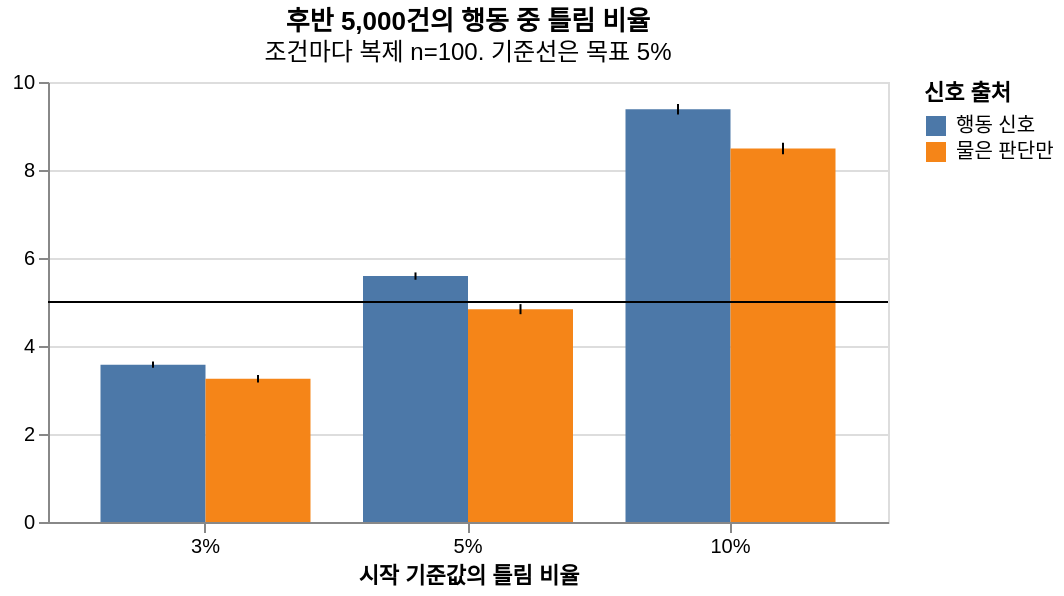

Specify this chart in Vega-Lite:
### Vega-Lite specification from a JSON file in a GitHub repository (floating-point values rounded to 4 significant figures)
{"$schema": "https://vega.github.io/schema/vega-lite/v5.json", "title": {"text": "후반 5,000건의 행동 중 틀림 비율", "subtitle": "조건마다 복제 n=100. 기준선은 목표 5%"}, "width": 420, "height": 220, "layer": [{"data": {"values": [{"condition": "3%", "signal": "행동 신호", "rate": 3.575, "low": 3.505, "high": 3.646}, {"condition": "5%", "signal": "행동 신호", "rate": 5.589, "low": 5.506, "high": 5.672}, {"condition": "10%", "signal": "행동 신호", "rate": 9.381, "low": 9.264, "high": 9.498}, {"condition": "3%", "signal": "물은 판단만", "rate": 3.257, "low": 3.173, "high": 3.341}, {"condition": "5%", "signal": "물은 판단만", "rate": 4.838, "low": 4.723, "high": 4.952}, {"condition": "10%", "signal": "물은 판단만", "rate": 8.49, "low": 8.358, "high": 8.622}]}, "mark": "bar", "encoding": {"x": {"field": "condition", "type": "nominal", "title": "시작 기준값의 틀림 비율", "sort": ["3%", "5%", "10%"], "axis": {"labelAngle": 0}}, "xOffset": {"field": "signal", "sort": ["행동 신호", "물은 판단만"]}, "y": {"field": "rate", "type": "quantitative", "title": "틀림 비율(%)", "scale": {"zero": true}}, "color": {"field": "signal", "type": "nominal", "title": "신호 출처", "sort": ["행동 신호", "물은 판단만"]}}}, {"data": {"values": [{"condition": "3%", "signal": "행동 신호", "rate": 3.575, "low": 3.505, "high": 3.646}, {"condition": "5%", "signal": "행동 신호", "rate": 5.589, "low": 5.506, "high": 5.672}, {"condition": "10%", "signal": "행동 신호", "rate": 9.381, "low": 9.264, "high": 9.498}, {"condition": "3%", "signal": "물은 판단만", "rate": 3.257, "low": 3.173, "high": 3.341}, {"condition": "5%", "signal": "물은 판단만", "rate": 4.838, "low": 4.723, "high": 4.952}, {"condition": "10%", "signal": "물은 판단만", "rate": 8.49, "low": 8.358, "high": 8.622}]}, "mark": "errorbar", "encoding": {"x": {"field": "condition", "type": "nominal", "title": "시작 기준값의 틀림 비율", "sort": ["3%", "5%", "10%"], "axis": {"labelAngle": 0}}, "xOffset": {"field": "signal", "sort": ["행동 신호", "물은 판단만"]}, "y": {"field": "low", "type": "quantitative", "title": null}, "y2": {"field": "high"}}}, {"data": {"values": [{"target": 5.0}]}, "mark": "rule", "encoding": {"y": {"field": "target", "type": "quantitative"}}}]}
